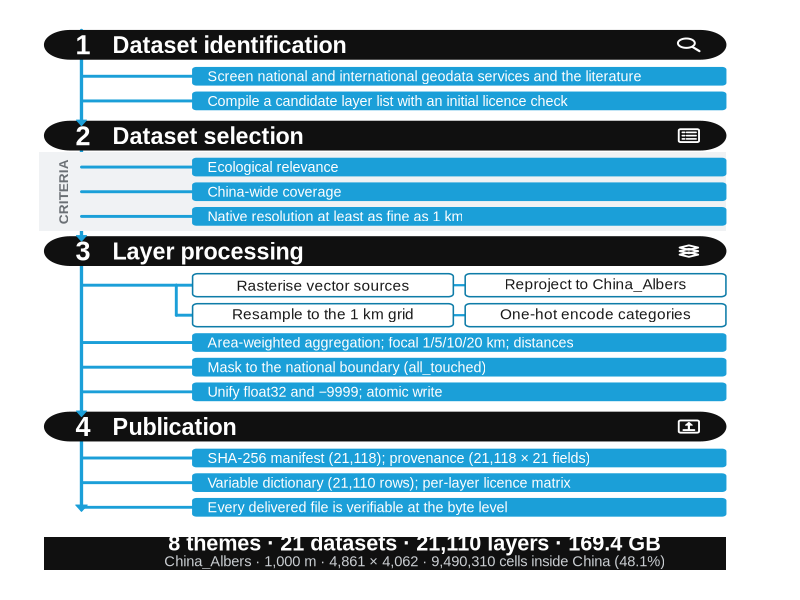
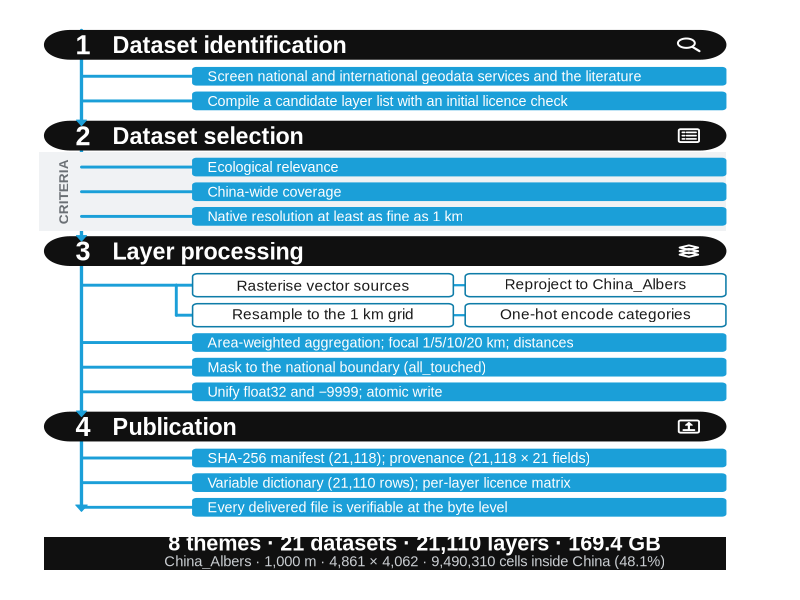

R code for these plots, in order:
# R/figs/fig01_workflow_v2.R
# CHECO26 Figure 1 - development workflow (English version for submission)
#
# Composition follows the technical-route-figure language common in Scientific Data
# descriptors: a vertical flow of four black pill headers (number + title + white line
# icon), a continuous cyan spine on the left with arrowheads entering each header,
# cyan filled boxes for the step outputs, an outlined 2x2 block for the core
# standardisation operations, a grey side panel for the selection criteria, and a
# summary band at the foot.
#
# Everything is drawn with base graphics (rect / polygon / segment / text); no external
# image assets, so the figure is exactly reproducible on any machine with Arial.
#
# Output (640 dpi PNG + vector PDF):
#   00_docs/SUBMISSION/figures/fig01_workflow_v2.png / .pdf
#
# The original fig01_workflow.* is left untouched; this is a separate deliverable.

OUT <- file.path(Sys.getenv("CHECO_ROOT", getwd()), "00_docs/SUBMISSION/figures")
dir.create(OUT, showWarnings = FALSE, recursive = TRUE)

## ---------------------------------------------------------------- palette
BLACK  <- "#101010"
CYAN   <- "#1B9FD8"
CYAN_D <- "#0E7CA8"
GREY   <- "#F0F2F4"
DARK   <- "#1A1A1A"
WHITE  <- "#FFFFFF"
GREY_T <- "#6B7075"

FONT <- "Arial"

## ---------------------------------------------------------------- geometry
X_SPINE   <- 7.0
X_HDR_L   <- 2.0
X_HDR_R   <- 94.0
X_ITEM_L  <- 22.0
X_ITEM_R  <- 94.0

H_HDR     <- 7.0
G_HDR     <- 2.0
H_ITEM    <- 4.3
G_ITEM    <- 1.7
G_SECT    <- 2.8
H_GRID    <- 5.6

## ---------------------------------------------------------------- helpers
rr <- function(x0, y0, x1, y1, r, col = NA, border = NA, lwd = 1) {
  arc <- function(cx, cy, r, a0, a1, n = 16) {
    a <- seq(a0, a1, length.out = n)
    cbind(cx + r * cos(a), cy + r * sin(a))
  }
  r <- min(r, (x1 - x0) / 2, (y1 - y0) / 2)
  pts <- rbind(
    arc(x0 + r, y0 + r, r, pi,       1.5 * pi),
    arc(x1 - r, y0 + r, r, 1.5 * pi, 2 * pi),
    arc(x1 - r, y1 - r, r, 0,        0.5 * pi),
    arc(x0 + r, y1 - r, r, 0.5 * pi, pi)
  )
  polygon(pts[, 1], pts[, 2], col = col, border = border, lwd = lwd)
}

arrow_down <- function(x, ytop, h = 1.5, w = 1.4, col = CYAN) {
  polygon(x + c(-w / 2, w / 2, 0), ytop + c(0, 0, -h), col = col, border = col)
}

## ---------------------------------------------------------------- icons
icon_search <- function(cx, cy, s) {
  r <- 0.40 * s
  a <- seq(0, 2 * pi, length.out = 48)
  lines(cx - 0.12 * s + r * cos(a), cy + 0.14 * s + r * sin(a), col = WHITE, lwd = 1.9)
  segments(cx + 0.17 * s, cy - 0.18 * s, cx + 0.50 * s, cy - 0.54 * s,
           col = WHITE, lwd = 2.1)
}

icon_checklist <- function(cx, cy, s) {
  rr(cx - 0.48 * s, cy - 0.55 * s, cx + 0.48 * s, cy + 0.55 * s,
     0.10 * s, col = NA, border = WHITE, lwd = 1.8)
  for (k in c(0.28, 0, -0.28)) {
    segments(cx - 0.31 * s, cy + k * s, cx - 0.20 * s, cy + k * s, col = WHITE, lwd = 1.6)
    segments(cx - 0.11 * s, cy + k * s, cx + 0.34 * s, cy + k * s, col = WHITE, lwd = 1.6)
  }
}

icon_layers <- function(cx, cy, s) {
  for (k in c(0.30, 0, -0.30)) {
    polygon(cx + c(-0.44, 0, 0.44, 0) * s,
            cy + c(0, 0.19, 0, -0.19) * s + k * s,
            col = NA, border = WHITE, lwd = 1.8)
  }
}

icon_archive <- function(cx, cy, s) {
  rr(cx - 0.48 * s, cy - 0.52 * s, cx + 0.48 * s, cy + 0.52 * s,
     0.10 * s, col = NA, border = WHITE, lwd = 1.8)
  segments(cx - 0.26 * s, cy - 0.30 * s, cx + 0.26 * s, cy - 0.30 * s,
           col = WHITE, lwd = 1.8)
  segments(cx, cy - 0.24 * s, cx, cy + 0.16 * s, col = WHITE, lwd = 2.1)
  polygon(cx + c(-0.16, 0.16, 0) * s, cy + c(0.12, 0.12, 0.36) * s,
          col = WHITE, border = WHITE)
}

## ---------------------------------------------------------------- content
STEPS <- list(
  list(n = 1, title = "Dataset identification", icon = icon_search,
       items = c("Screen national and international geodata services and the literature",
                 "Compile a candidate layer list with an initial licence check")),
  list(n = 2, title = "Dataset selection", icon = icon_checklist,
       criteria = TRUE,
       items = c("Ecological relevance", "China-wide coverage",
                 "Native resolution at least as fine as 1 km")),
  list(n = 3, title = "Layer processing", icon = icon_layers,
       grid = c("Rasterise vector sources", "Reproject to China_Albers",
                "Resample to the 1 km grid", "One-hot encode categories"),
       items = c("Area-weighted aggregation; focal 1/5/10/20 km; distances",
                 "Mask to the national boundary (all_touched)",
                 "Unify float32 and \u22129999; atomic write")),
  list(n = 4, title = "Publication", icon = icon_archive,
       items = c("SHA-256 manifest (21,118); provenance (21,118 \u00d7 21 fields)",
                 "Variable dictionary (21,110 rows); per-layer licence matrix",
                 "Every delivered file is verifiable at the byte level"))
)

h_of <- function(st) {
  h <- H_HDR + G_HDR
  if (!is.null(st$grid)) h <- h + 2 * H_GRID + 2 * G_ITEM
  h + length(st$items) * H_ITEM + (length(st$items) - 1) * G_ITEM
}
H <- 2 + sum(vapply(STEPS, h_of, 0)) + G_SECT * (length(STEPS) - 1) + 13 + 2

## ---------------------------------------------------------------- draw
draw <- function() {
  par(mar = c(0, 0, 0, 0), family = FONT)
  plot(NA, xlim = c(0, 100), ylim = c(0, H), axes = FALSE, xlab = "", ylab = "")

  y <- H - 2

  # ---- 宽度自检：任何文字超出其容器即停止，避免静默溢出 ----
  {
    op0 <- par(usr = c(0, 100, 0, H))
    avail_item <- 72 - 4.0            # 子项框内可用宽度（留两侧内边距）
    for (st in STEPS) {
      for (tx in st$items) {
        w <- strwidth(tx, cex = 0.86, family = FONT)
        if (w > avail_item) stop(sprintf("文字超出子项框 %.1f > %.1f: %s", w, avail_item, tx))
      }
      if (!is.null(st$grid)) {
        mid_w <- (X_ITEM_R - X_ITEM_L) / 2 - 0.8 - 1.2
        for (tx in st$grid) {
          w <- strwidth(tx, cex = 0.92, family = FONT)
          if (w > mid_w) stop(sprintf("文字超出网格框 %.1f > %.1f: %s", w, mid_w, tx))
        }
      }
    }
    par(op0)
  }

  ytmp <- y
  for (st in STEPS) ytmp <- ytmp - h_of(st) - G_SECT
  y_bottom <- ytmp + G_SECT + G_ITEM
  segments(X_SPINE, y, X_SPINE, y_bottom, col = CYAN, lwd = 3.2)

  for (i in seq_along(STEPS)) {
    st <- STEPS[[i]]

    # ---------------- header pill ----------------
    y_hdr_top <- y
    y_hdr_bot <- y - H_HDR
    rr(X_HDR_L, y_hdr_bot, X_HDR_R, y_hdr_top, H_HDR / 2, col = BLACK, border = BLACK)
    if (i > 1) arrow_down(X_SPINE, y_hdr_top + 0.28, h = 1.35, w = 1.35, col = CYAN)

    text(X_HDR_L + 5.2, y_hdr_top - H_HDR / 2, sprintf("%d", st$n),
         cex = 1.62, font = 2, col = WHITE, family = FONT)
    text(X_HDR_L + 9.2, y_hdr_top - H_HDR / 2, st$title,
         cex = 1.40, font = 2, col = WHITE, family = FONT, adj = c(0, 0.5))
    st$icon(X_HDR_R - 5.0, (y_hdr_top + y_hdr_bot) / 2, 2.85)

    y <- y_hdr_bot - G_HDR

    # ---------------- criteria side panel ----------------
    if (isTRUE(st$criteria)) {
      panel_top <- y + 1.5
      panel_bot <- y - (length(st$items) * H_ITEM +
                        (length(st$items) - 1) * G_ITEM) - 1.5
      rect(1.2, panel_bot, X_HDR_R, panel_top, col = GREY, border = NA)
      text(4.6, (panel_top + panel_bot) / 2, "CRITERIA", srt = 90, cex = 0.82,
           font = 2, col = GREY_T, family = FONT)
    }

    # ---------------- 2x2 outline grid ----------------
    if (!is.null(st$grid)) {
      g_l <- X_ITEM_L; g_r <- X_ITEM_R
      mid <- (g_l + g_r) / 2
      top_y <- y
      bot_y <- y - 2 * H_GRID - G_ITEM
      top_c <- top_y - H_GRID / 2
      bot_c <- bot_y + H_GRID / 2
      x_br <- X_ITEM_L - 2.2

      segments(X_SPINE, top_c, x_br, top_c, col = CYAN, lwd = 2.8)
      segments(x_br, bot_c, x_br, top_c, col = CYAN, lwd = 2.8)
      segments(x_br, top_c, g_l, top_c, col = CYAN, lwd = 2.8)
      segments(x_br, bot_c, g_l, bot_c, col = CYAN, lwd = 2.8)
      segments(mid - 0.7, top_c, mid + 0.7, top_c, col = CYAN, lwd = 2.2)
      segments(mid - 0.7, bot_c, mid + 0.7, bot_c, col = CYAN, lwd = 2.2)

      boxes <- list(
        c(g_l, top_y - H_GRID, mid - 0.8, top_y),
        c(mid + 0.8, top_y - H_GRID, g_r, top_y),
        c(g_l, bot_y, mid - 0.8, bot_y + H_GRID),
        c(mid + 0.8, bot_y, g_r, bot_y + H_GRID)
      )
      for (k in seq_along(boxes)) {
        b <- boxes[[k]]
        rr(b[1], b[2], b[3], b[4], 0.7, col = WHITE, border = CYAN_D, lwd = 1.5)
        text((b[1] + b[3]) / 2, (b[2] + b[4]) / 2, st$grid[k],
             cex = 0.92, col = DARK, family = FONT)
      }
      y <- bot_y - G_ITEM
    }

    # ---------------- output boxes ----------------
    for (k in seq_along(st$items)) {
      y_top <- y
      y_bot <- y - H_ITEM
      rr(X_ITEM_L, y_bot, X_ITEM_R, y_top, 0.55, col = CYAN, border = CYAN)
      segments(X_SPINE, (y_top + y_bot) / 2, X_ITEM_L, (y_top + y_bot) / 2,
               col = CYAN, lwd = 2.8)
      text(X_ITEM_L + 2.0, (y_top + y_bot) / 2, st$items[k],
           cex = 0.86, col = WHITE, family = FONT, adj = c(0, 0.5))
      y <- y_bot - G_ITEM
    }

    y <- y - G_SECT + G_ITEM
  }

  arrow_down(X_SPINE, y_bottom + 1.0, h = 1.55, w = 1.55, col = CYAN)

  # ---------------- summary band ----------------
  band_top <- y - G_SECT + G_ITEM - 1.2
  band_bot <- 2.0
  rect(X_HDR_L, band_bot, X_HDR_R, band_top, col = BLACK, border = NA)
  text(52, (band_top + band_bot) / 2 + 2.0,
       "8 themes \u00b7 21 datasets \u00b7 21,110 layers \u00b7 169.4 GB",
       cex = 1.30, font = 2, col = WHITE, family = FONT)
  text(52, (band_top + band_bot) / 2 - 2.2,
       "China_Albers \u00b7 1,000 m \u00b7 4,861 \u00d7 4,062 \u00b7 9,490,310 cells inside China (48.1%)",
       cex = 0.88, col = "#C9CDD1", family = FONT)
}

## ---------------------------------------------------------------- export
W_IN <- 180 / 25.4
H_IN <- W_IN * H / 100

cat(sprintf("canvas 100 x %d units -> %.2f x %.2f in\n", round(H), W_IN, H_IN))

invisible(png(file.path(OUT, "fig01_workflow_v2.png"),
              width = W_IN, height = H_IN, units = "in", res = 640,
              bg = "white", type = "cairo"))
draw(); invisible(dev.off())

invisible(cairo_pdf(file.path(OUT, "fig01_workflow_v2.pdf"),
                    width = W_IN, height = H_IN, bg = "white"))
draw(); invisible(dev.off())

cat("wrote fig01_workflow_v2.png / .pdf\n")
